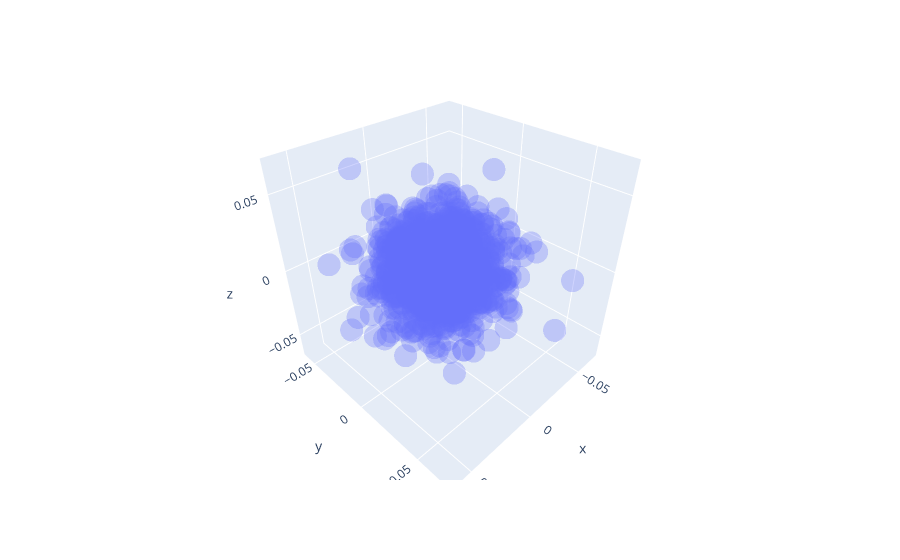

Notebook code cell kept with this figure:
### Markdown cell above
#### Nuage Isotropes

### Code cell
V = np.random.normal(0, 1, (1000, 3))
V = pd.DataFrame(V)/np.linalg.norm(V)

V.columns = ['x', 'y', 'z']

fig = px.scatter_3d(V , x='x', y='y', z='z', opacity=0.3)
fig.show()

### Figure 1 — Plotly figure (JSON) as saved in the notebook; plotly's stock layout.template omitted (floating-point values rounded to 4 significant figures; data arrays with more than 128 entries replaced by an {"elided": "..."} marker saying what was removed)
{"data": [{"hovertemplate": "x=%{x}<br>y=%{y}<br>z=%{z}<extra></extra>", "legendgroup": "", "marker": {"color": "#636efa", "opacity": 0.3, "symbol": "circle"}, "mode": "markers", "name": "", "scene": "scene", "showlegend": false, "type": "scatter3d", "x": {"elided": "1000 float values"}, "y": {"elided": "1000 float values"}, "z": {"elided": "1000 float values"}}], "layout": {"legend": {"tracegroupgap": 0}, "margin": {"t": 60}, "scene": {"domain": {"x": [0, 1], "y": [0, 1]}, "xaxis": {"title": {"text": "x"}}, "yaxis": {"title": {"text": "y"}}, "zaxis": {"title": {"text": "z"}}}}}
